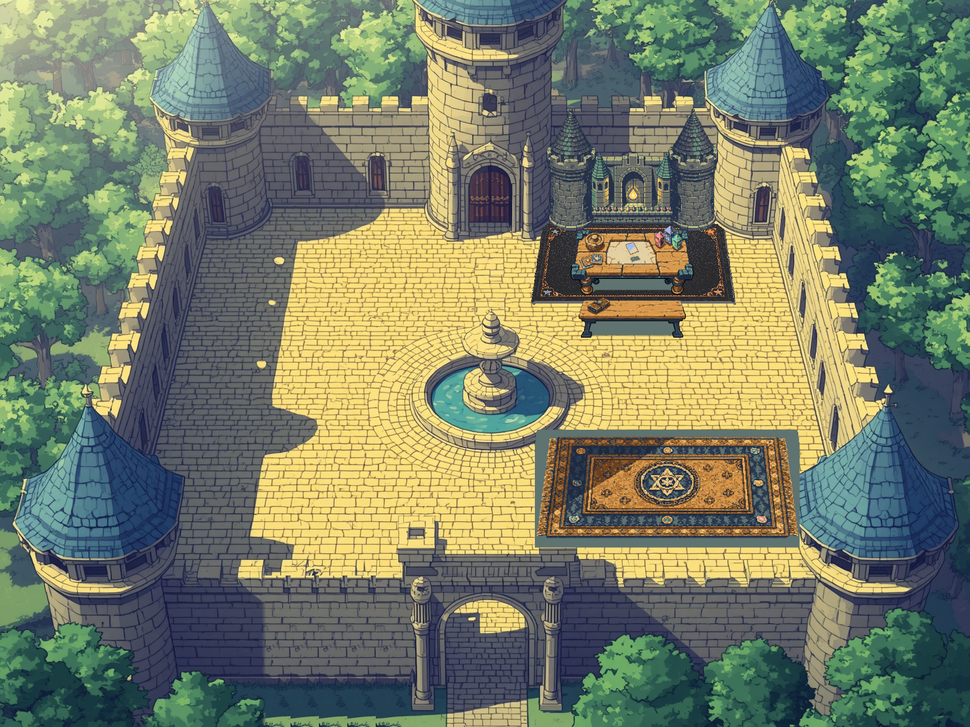
#> input picture card-engine/src/assets/dev-preview/courtyard-v2-figma.png, 970 x 727 px, shrunk from 1536 x 1152 before the run; its folder holds only this picture in this run
$ python key_white.py ../../../src/assets/dev-preview/courtyard-v2-figma.png out.png
#> lines starting #> are read from the running program, lines starting #| are printed output that depends on the picture
#!/usr/bin/env python3
"""Key the white surround off a PixelLab redraw, working around its frame border.

sprite-lab/lib/cut_flat_background.py is the right tool in general — flood from
the frame edge, never a global threshold, so enclosed light pixels survive. It
fails on /image-to-pixelart output for one specific reason: PixelLab draws a
dark rim into the outermost pixels of its own frame, so the "most common border
colour" vote returns near-black instead of white and the flood starts on the rim
and stops there. On the castle kit that cut 640px of a 68,000px plate and left
the entire white surround in place.

So: shave the rim first, then flood explicitly on WHITE rather than on whatever
happens to be most common at the edge. Still a flood from the border, never a
global threshold — a global threshold would punch holes in the pale stone
highlights and the cream parapet, which is most of this artwork.

    python lib/key_white.py <in.png|dir> <out.png|dir> [--shave 1] [--white 232]
"""
import argparse
import os

import numpy as np
from PIL import Image, ImageDraw


def key(path, dst, shave=1, white=200, fill_enclosed=300, tolerance=14, bleed_pale=200, bg_rgb=None):
#> called with dst = 'out.png', shave = 1, white = 200, fill_enclosed = 300, tolerance = 14, bleed_pale = 200
    im = Image.open(path).convert("RGBA")
#> im is the input picture: PIL image 970x727 RGBA; mean R, G, B, A 117.6, 125.8, 103.8, 255
    if shave:
        im = im.crop((shave, shave, im.width - shave, im.height - shave))
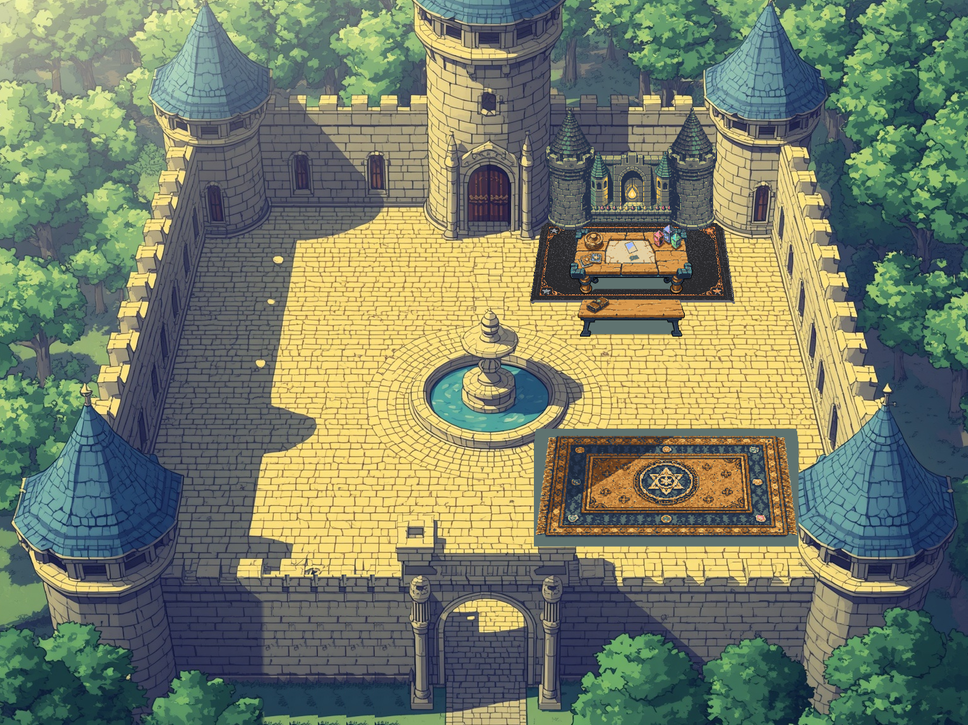
#> im: PIL image 968x725 RGBA; mean R, G, B, A 117.8, 125.8, 103.8, 255
    a = np.asarray(im).copy()

    # SELF-CALIBRATING, not a fixed threshold. PixelLab does not return the white
    # it was given: the wall's background came back as warm cream (249,243,221),
    # min channel 221, and a 232 cutoff sailed straight past it. Meanwhile the
    # side wall has NO background — it runs to the frame edge and its border is
    # tan trim — so a lower cutoff would have started eating trim.
    #
    # So: take the most common border colour after the rim is shaved, accept it
    # as background only if it is genuinely pale, and flood on colours near IT.
    # That handles the gate's white and the wall's cream with the same rule, and
    # correctly finds nothing on the side wall.
    border = np.concatenate([a[0, :, :3], a[-1, :, :3], a[:, 0, :3], a[:, -1, :3]])
    vals, counts = np.unique(border, axis=0, return_counts=True)
#> counts = 3064 values, max 14 at index 2266, min 1 at index 0, mean 1.11
    bgc = vals[np.argmax(counts)] if bg_rgb is None else np.array(bg_rgb, dtype=vals.dtype)
#> bgc = [132, 168, 106]
    # PixelLab does not always return a pale background. The battle tower came
    # back on solid cyan (54,194,237), which the "must be pale" gate rejected, so
    # nothing was keyed and the tower shipped fully opaque on a blue field.
    # --bg names the colour explicitly for those cases; the pale test still
    # guards the automatic path, where it stops the side wall's own dark outline
    # being mistaken for background.
    if bg_rgb is None and int(bgc.min()) < white:
        print(f"    border is {tuple(int(x) for x in bgc)} — not a pale background, keying nothing")
#|     border is (132, 168, 106) — not a pale background, keying nothing
        near_white = np.zeros(a.shape[:2], np.uint8)
    else:
        dist = np.abs(a[:, :, :3].astype(int) - bgc.astype(int)).max(2)
        near_white = (dist <= tolerance).astype(np.uint8) * 255
        print(f"    background {tuple(int(x) for x in bgc)}  tolerance {tolerance}")
    m = Image.fromarray(near_white, "L").copy()   # .copy(): fromarray shares a
#> m: PIL image 968x725 L; every value is 0
                                                  # read-only buffer and floodfill
                                                  # silently no-ops on it
    h, w = near_white.shape
#> h = 725; w = 968
    seeds = ([(x, 0) for x in range(w)] + [(x, h - 1) for x in range(w)] +
             [(0, y) for y in range(h)] + [(w - 1, y) for y in range(h)])
    for s in seeds:
        if m.getpixel(s) == 255:
            ImageDraw.floodfill(m, s, 128, thresh=0)
    bg = np.asarray(m) == 128

    # Enclosed openings. A border flood deliberately cannot reach them, which is
    # the whole reason to use one — it is what stops mortar highlights and lit
    # windows being punched out. But a gate arch IS a hole, fully ringed by its
    # own stonework, and it stayed opaque white: 2,426px of sky in the middle of
    # the gatehouse. Size is what separates the two cases. A highlight is a few
    # dozen pixels; an opening is hundreds. Anything enclosed and larger than
    # --fill-enclosed is treated as a hole too.
    if fill_enclosed:
        left = (np.asarray(m) == 255)
        lab = Image.fromarray((left * 255).astype(np.uint8), "L").copy()
        seen = np.zeros_like(left)
        ys, xs = np.where(left)
#> ys = empty array; xs = empty array
        for y, x in zip(ys, xs):
            if seen[y, x]:
                continue
            probe = Image.fromarray((left * 255).astype(np.uint8), "L").copy()
            ImageDraw.floodfill(probe, (int(x), int(y)), 64, thresh=0)
            blob = np.asarray(probe) == 64
            seen |= blob
            if blob.sum() >= fill_enclosed:
                bg |= blob
                print(f"    enclosed opening: {int(blob.sum()):,}px at "
                      f"x{np.where(blob)[1].min()}-{np.where(blob)[1].max()}")
#> this loop made 0 passes

    # PALE RESIDUE AT THE FOOT. The redraw does not return one flat background:
    # it invents a soft shadow skirt around a subject's base, a single distinct
    # flat colour sitting well outside the tolerance around the true background.
    # On the battle tower that left 2,662px of (225,220,215) banked against the
    # bottom corners — Raheem: "there's still some white at the bottom of the
    # left right corners."
    #
    # Rule: a pale colour that TOUCHES the keyed region and forms a large blob is
    # background the flood could not see. Enclosed pale detail never touches the
    # outside, so it is untouched. Same size-versus-highlight reasoning as
    # --fill-enclosed, applied from the other direction.
    if bleed_pale:
        rgbv = a[:, :, :3]
        # Run to completion, not a fixed few passes. Each iteration grows the
        # keyed region by one pixel, and the tower's shadow skirt is ~90px deep —
        # a 6-pass cap absorbed 230px of a 2,662px residue and looked like the
        # rule was wrong when it was only short of breath.
        for _ in range(1000):
            edge = np.zeros_like(bg)
            edge[1:, :] |= bg[:-1, :]
            edge[:-1, :] |= bg[1:, :]
            edge[:, 1:] |= bg[:, :-1]
            edge[:, :-1] |= bg[:, 1:]
            cand = edge & ~bg & (rgbv.min(2) >= bleed_pale)
            if not cand.any():
                break
            bg |= cand
        removed = int(bg.sum()) - int((np.asarray(m) == 128).sum())
#> removed = 0
        if removed:
            print(f"    bled {removed:,}px of pale residue off the keyed edge")

    a[:, :, 3][bg] = 0

    out = Image.fromarray(a, "RGBA")
    box = out.getbbox()
#> box = (0, 0, 968, 725)
    if box:
        out = out.crop(box)
    out.save(dst)
    return out.size, int(bg.sum())


def main():
    ap = argparse.ArgumentParser(description=__doc__, formatter_class=argparse.RawDescriptionHelpFormatter)
    ap.add_argument("src")
    ap.add_argument("dst")
    ap.add_argument("--shave", type=int, default=1, help="pixels of PixelLab frame rim to remove first")
    ap.add_argument("--white", type=int, default=200,
                    help="a border colour must be at least this pale to count as background at all")
    ap.add_argument("--tolerance", type=int, default=14, help="how far from the background colour still keys")
    ap.add_argument("--bg", help="explicit background colour R,G,B when it is not pale")
    ap.add_argument("--bleed-pale", type=int, default=200,
                    help="after keying, absorb pixels at least this pale that touch the keyed region; 0 disables")
    ap.add_argument("--fill-enclosed", type=int, default=300,
                    help="enclosed white blobs at least this big are openings, not highlights; 0 disables")
    a = ap.parse_args()

    if os.path.isdir(a.src):
        os.makedirs(a.dst, exist_ok=True)
        files = [f for f in sorted(os.listdir(a.src)) if f.endswith(".png") and not f.startswith("_")]
    else:
        files = [os.path.basename(a.src)]
        a.src = os.path.dirname(a.src) or "."
        if not os.path.isdir(a.dst):
            os.makedirs(os.path.dirname(a.dst) or ".", exist_ok=True)

    for f in files:
        s = os.path.join(a.src, f)
        d = os.path.join(a.dst, f) if os.path.isdir(a.dst) else a.dst
        bg_rgb = tuple(int(v) for v in a.bg.split(',')) if a.bg else None
        size, cut = key(s, d, a.shave, a.white, a.fill_enclosed, a.tolerance, a.bleed_pale, bg_rgb)
#> size = (968, 725); cut = 0
        print(f"  {f:20s} keyed {cut:7,d} px  ->  {size[0]}x{size[1]}")
#|   courtyard-v2-figma.png keyed       0 px  ->  968x725


if __name__ == "__main__":
    main()
